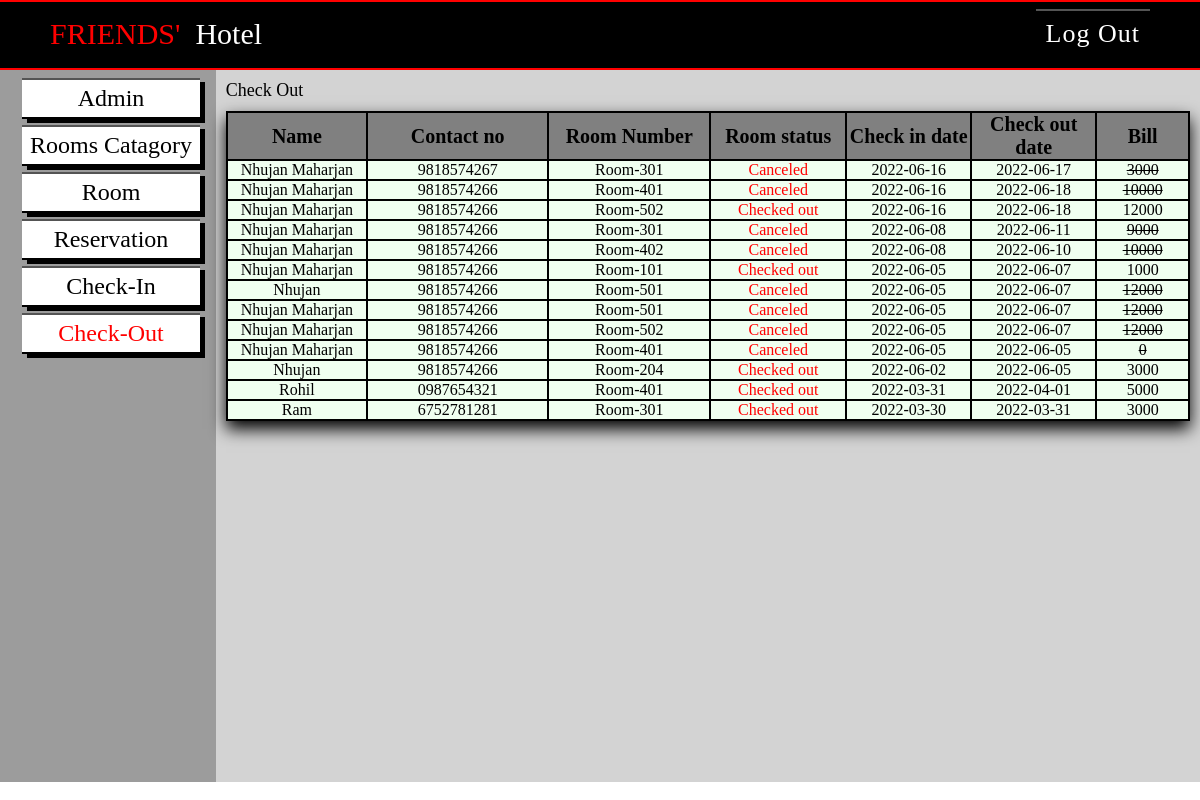
/Admin/checkoutlist.php (signed in), run on the app's committed database.
### tables this page shows
CREATE TABLE `reservation` (
  `rev_id` int(5) NOT NULL,
  `Username` varchar(255) DEFAULT NULL,
  `Contact` varchar(255) DEFAULT NULL,
  `Checkindate` date DEFAULT NULL,
  `Checkoutdate` date DEFAULT NULL,
  `status` tinyint(1) DEFAULT 2 COMMENT '0=pending,1=checkin,2=checkout',
  `room_id` int(5) DEFAULT NULL,
  `U_id` int(5) DEFAULT NULL,
  `cat_id` int(5) DEFAULT NULL
);

CREATE TABLE `room` (
  `room_id` int(5) NOT NULL,
  `room_num` varchar(255) DEFAULT NULL,
  `image` varchar(255) NOT NULL,
  `Status` tinyint(1) NOT NULL DEFAULT 2 COMMENT '0=pending,1=checkin,2=checkout',
  `cat_id` int(5) DEFAULT NULL
);

CREATE TABLE `room_category` (
  `cat_id` int(5) NOT NULL,
  `catagory_name` varchar(255) NOT NULL,
  `price` int(10) NOT NULL,
  `beds` varchar(255) NOT NULL,
  `image` varchar(255) NOT NULL
);

### Admin/checkoutlist.php (the view, shortened to what this page needs)
<?php
    include 'logout.php';
?>
<!DOCTYPE html>
<html lang="en">
    <head>
    </head>
    <body>
        <div class="adbox">
            <div class="dash">
                <nav>
                    <ul>
                        <li> <a href="admin.php" ><button >Admin</button></a></li>
                        <li> <a href="room_category.php"><button >Rooms Catagory</button></a></li>
                        <li> <a href="room.php"><button>Room</button></a></li>
                        <li> <a href="reservation.php"><button >Reservation</button></a></li>
                        <li> <a href="check.php"><button>Check-In</button></a></li>
                        <li> <a href="checkoutlist.php"><button  class="active" style="color: red;">Check-Out</button></a></li>
                    </ul>
                </nav>
            </div>
            <div class="room">
            <div style="font-size:18px;margin:10px 0px 10px;">
                    Check Out
                </div>
                <table id = "table"  >
                    <thead style="background-color:grey; height:5vh;">
                        <tr>
                            <th>Name</th>
                            <th>Contact no</th>
                            <th>Room Number</th>
                            <th>Room status</th>
                            <th>Check in date</th>
                            <th>Check out date</th>
                            <th>Bill</th>
                        </tr>
                    </thead>
                    <tbody>
                        <?php
                            $displayquery = "SELECT reservation.rev_id, reservation.Username, reservation.Contact, reservation.Checkindate,
                            reservation.Checkoutdate, reservation.status, room.room_num, room_category.price FROM
                            ((`reservation` INNER JOIN `room` on reservation.room_id = room.room_id) INNER JOIN
                            `room_category` on reservation.cat_id = room_category.cat_id) where reservation.status IN (2 , 3) ORDER BY rev_id DESC ";
                            $querydisplay = mysqli_query($conn,$displayquery);
                            while($result = mysqli_fetch_array($querydisplay)){
                                if($result['status'] == 2 ){
                                    $indate = date_create($result['Checkindate']);
                                    $outdate = date_create($result['Checkoutdate']);
                                    $days = date_diff($outdate,$indate);
                                ?>
                                    <tr>
                                        <td><?php echo $result['Username'];?> </td>
                                        <td><?php echo $result['Contact'];?> </td>
                                        <td><?php echo $result['room_num'];?></td>
                                        <td>
                                            <?php
                                                if($result['status'] == 0){
                                                    echo '<span style="color:yellow">Pending</span>';
                                                }else if($result['status'] == 1){
                                                    echo '<span style="color:green">Checked in</span>';
                                                }else if($result['status'] == 2){
                                                    echo '<span style="color:red">Checked out</span>';
                                                }
                                            ?>
                                        </td>
                                        <td><?php echo $result['Checkindate'];?></td>
                                        <td><?php echo $result['Checkoutdate'];?></td>
                                        <td><?php echo $result['price']*$days->format('%a');?></td>
                                    </tr>
                            <?php
                                }elseif($result['status'] == 3){
                                    $indate = date_create($result['Checkindate']);
                                    $outdate = date_create($result['Checkoutdate']);
                                    $days = date_diff($outdate,$indate);
                                ?>
                                    <tr>
                                        <td><?php echo $result['Username'];?> </td>
                                        <td><?php echo $result['Contact'];?> </td>
                                        <td><?php echo $result['room_num'];?></td>
                                        <td>
                                            <?php
                                                if($result['status'] == 0){
                                                    echo '<span style="color:yellow">Pending</span>';
                                                }else if($result['status'] == 1){
                                                    echo '<span style="color:green">Checked in</span>';
                                                }else if($result['status'] == 3){
                                                    echo '<span style="color:red">Canceled</span>';
                                                }
                                            ?>
                                        </td>
                                        <td><?php echo $result['Checkindate'];?></td>
                                        <td><?php echo $result['Checkoutdate'];?></td>
                                        <td style="text-decoration: line-through;"><?php echo $result['price']*$days->format('%a');?></td>
                                    </tr><?php
                                }
                            }
                            ?>
                    </tbody>
                    </table>
            </div>
        </div>
    </body>
</html>

### Admin/style.css (style rules this page uses)
* { margin:0; padding:0; box-sizing:border-box; font-family: 'Minion Variable Concept'; }

### Admin/checkoutlist.php (style rules this page uses)
* { font-family: 'Minion Variable Concept'; }
.adbox { background-color: #D3D3D3; height: 89vh; display: grid; grid-template-columns: 18% 82%; }
.dash { height: 89vh; background-color: #9c9c9c; display:flex; justify-content: center; padding: 5px; }
ul { list-style-type:none; }
button { width: 100%; font-size: 24px; padding: 5px; background-color: white; box-shadow: 5px 4px black; cursor:pointer; color:black; border-left:none; border-right:none; margin: 3px; }
.room { width: 98%; margin:0 auto; }
table { border-collapse: collapse; border: 2px solid black; width:100%; font-size: 16px; background-color: #F0FFF0; box-shadow: 0 8px 16px 0 rgba(0,0,0,1); }
th { border: 2px solid black; font-size: 20px; width: 20px; }
td { border: 2px solid black; text-align: center; }

### data on the page
reservation: Username "Nhujan Maharjan", Contact "9818574267", room.room_num "Room-301", status "Canceled", Checkindate "2022-06-16", Checkoutdate "2022-06-17", cat.price "3000"
reservation: Username "Nhujan Maharjan", Contact "9818574266", room.room_num "Room-401", status "Canceled", Checkindate "2022-06-16", Checkoutdate "2022-06-18", $result['price']*$days->format('%a') "10000"
reservation: Username "Nhujan Maharjan", Contact "9818574266", room.room_num "Room-502", status "Checked out", Checkindate "2022-06-16", Checkoutdate "2022-06-18", $result['price']*$days->format('%a') "12000"
reservation: Username "Nhujan Maharjan", Contact "9818574266", room.room_num "Room-301", status "Canceled", Checkindate "2022-06-08", Checkoutdate "2022-06-11", $result['price']*$days->format('%a') "9000"
reservation: Username "Nhujan Maharjan", Contact "9818574266", room.room_num "Room-402", status "Canceled", Checkindate "2022-06-08", Checkoutdate "2022-06-10", $result['price']*$days->format('%a') "10000"
reservation: Username "Nhujan Maharjan", Contact "9818574266", room.room_num "Room-101", status "Checked out", Checkindate "2022-06-05", Checkoutdate "2022-06-07", $result['price']*$days->format('%a') "1000"
reservation: Username "Nhujan", Contact "9818574266", room.room_num "Room-501", status "Canceled", Checkindate "2022-06-05", Checkoutdate "2022-06-07", $result['price']*$days->format('%a') "12000"
reservation: Username "Nhujan Maharjan", Contact "9818574266", room.room_num "Room-501", status "Canceled", Checkindate "2022-06-05", Checkoutdate "2022-06-07", $result['price']*$days->format('%a') "12000"
reservation: Username "Nhujan Maharjan", Contact "9818574266", room.room_num "Room-502", status "Canceled", Checkindate "2022-06-05", Checkoutdate "2022-06-07", $result['price']*$days->format('%a') "12000"
reservation: Username "Nhujan Maharjan", Contact "9818574266", room.room_num "Room-401", status "Canceled", Checkindate "2022-06-05", Checkoutdate "2022-06-05", $result['price']*$days->format('%a') "0"
reservation: Username "Nhujan", Contact "9818574266", room.room_num "Room-204", status "Checked out", Checkindate "2022-06-02", Checkoutdate "2022-06-05", $result['price']*$days->format('%a') "3000"
reservation: Username "Rohil", Contact "0987654321", room.room_num "Room-401", status "Checked out", Checkindate "2022-03-31", Checkoutdate "2022-04-01", cat.price "5000"
reservation: Username "Ram", Contact "6752781281", room.room_num "Room-301", status "Checked out", Checkindate "2022-03-30", Checkoutdate "2022-03-31", cat.price "3000"
